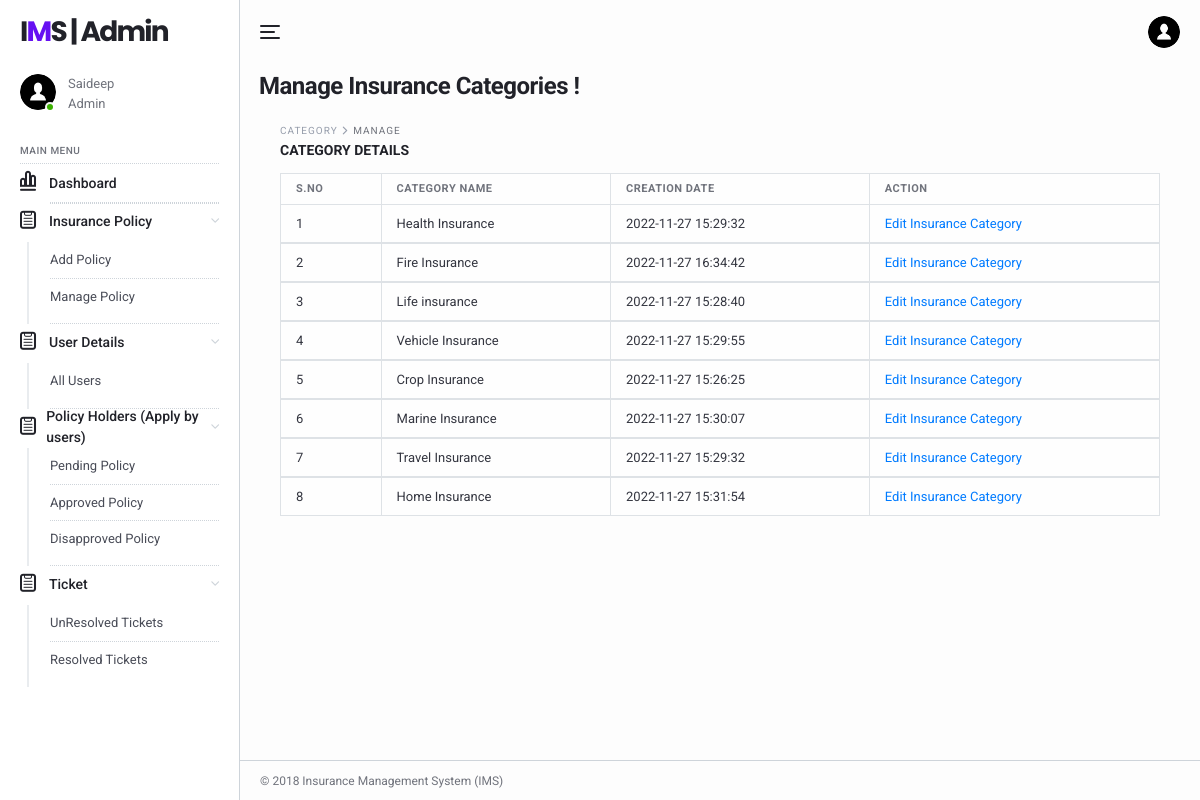
Screenshot of /IMS/admin/manage-categories.php (signed in) with the database file from the repository.
### tables this page shows
CREATE TABLE `tblimsadmin` (
  `ID` int(11) NOT NULL,
  `AdminName` varchar(120) DEFAULT NULL,
  `AdminUsername` varchar(45) DEFAULT NULL,
  `Password` varchar(45) DEFAULT NULL,
  `AdminRegdate` timestamp NULL DEFAULT current_timestamp()
);

CREATE TABLE `category` (
  `ID` int(11) NOT NULL,
  `CategoryName` varchar(45) DEFAULT NULL,
  `CreationDate` timestamp NULL DEFAULT current_timestamp()
);

### IMS/admin/manage-categories.php (the view, shortened to what this page needs)
<?php
include('includes/dbconnection.php');
if (strlen($_SESSION['aid']==0)) {
  header('location:logout.php');
  } else{
?>
<!DOCTYPE html>
<html lang="en">
  <head>
    <link href="../lib/fontawesome-free/css/all.min.css" rel="stylesheet">
    <link href="../lib/ionicons/css/ionicons.min.css" rel="stylesheet">
    <link href="../lib/typicons.font/typicons.css" rel="stylesheet">
    <link href="../lib/morris.js/morris.css" rel="stylesheet">
    <link href="../lib/flag-icon-css/css/flag-icon.min.css" rel="stylesheet">
    <link href="../lib/jqvmap/jqvmap.min.css" rel="stylesheet">
    <link rel="stylesheet" href="../css/azia.css">
  </head>
  <body class="az-body az-body-sidebar">
<?php include_once('includes/sidebar.php');?>
    <div class="az-content az-content-dashboard-two">
<?php include_once('includes/header.php');?>
      <div class="az-content-header d-block d-md-flex">
        <div>
          <h2 class="az-content-title mg-b-5 mg-b-lg-8">Manage Insurance Categories !</h2>
        </div>
      </div>
      <div class="az-content-body">
     <div class="az-content">
      <div class="container">
        <div class="az-content-body">
          <div class="az-content-breadcrumb">
            <span>Category </span>
            <span>Manage</span>
          </div>
          <div class="az-content-label mg-b-5">Category Details</div>
          <div class="table-responsive">
            <table class="table table-bordered mg-b-0">
              <thead>
                <tr>
                  <th>S.NO</th>
                  <th>Category Name</th>
                  <th>Creation Date</th>
                  <th>Action</th>
                </tr>
              </thead>
              <?php
$ret=mysqli_query($con,"select * from category");
$cnt=1;
while ($row=mysqli_fetch_array($ret)) {
?>
              <tbody>
                <tr>
                  <td><?php echo $cnt;?></td>
                  <td><?php  echo $row['CategoryName'];?></td>
                  <td><?php  echo $row['CreationDate'];?></td>
                  <td><a href="editcategory.php?editid=<?php echo $row['ID'];?>">Edit Insurance Category</a>
                </tr>
                <?php
$cnt=$cnt+1;
}?>
              </tbody>
            </table>
          </div>
            </div>
          </div>
        </div>
      </div>
    <?php include_once('includes/footer.php');?>
    </div>
  </body>
</html>
<?php }  ?>

### IMS/admin/includes/sidebar.php
  <div class="az-sidebar">
      <div class="az-sidebar-header">
        <a href="#" class="az-logo">I<span>M</span>S | Admin</a>
      </div>
      <div class="az-sidebar-loggedin">
        <div class="az-img-user online"><img src="../img/user.png" alt=""></div>
        <div class="media-body">
                      <?php
$adminid=$_SESSION['aid'];
$ret=mysqli_query($con,"select AdminName from tblimsadmin where ID='$adminid'");
$row=mysqli_fetch_array($ret);
$name=$row['AdminName'];
?>
                  <span><?php echo $name; ?></span>
          <span>Admin</span>
        </div>
      </div>
      <div class="az-sidebar-body">
        <ul class="nav">
          <li class="nav-label">Main Menu</li>
            <li class="nav-item show">
            <a href="dashboard.php" class="nav-link"><i class="typcn typcn-chart-bar-outline"></i>Dashboard</a>
          </li>
<li class="nav-item show">
<li class="nav-item show">
            <a href="#" class="nav-link with-sub"><i class="typcn typcn-clipboard"></i>Insurance Policy</a>
            <nav class="nav-sub">
              <a href="policyform.php" class="nav-sub-link">Add Policy</a>
              <a href="manage-policyform.php" class="nav-sub-link">Manage Policy</a>
            </nav>
          </li>
          <li class="nav-item show">
            <a href="" class="nav-link with-sub"><i class="typcn typcn-clipboard"></i>User Details</a>
            <nav class="nav-sub">
              <a href="user-detail.php" class="nav-sub-link">All Users</a>
            </nav>
          </li>
<li class="nav-item show">
            <a href="#" class="nav-link with-sub"><i class="typcn typcn-clipboard"></i>Policy Holders (Apply by users)</a>
            <nav class="nav-sub">
              <a href="pending-policy.php" class="nav-sub-link">Pending Policy</a>
            <a href="approve-policy.php" class="nav-sub-link">Approved Policy</a>
            <a href="disapprove-policy.php" class="nav-sub-link">Disapproved Policy</a>
            </nav>
          </li>
          <li class="nav-item show">
            <a href="" class="nav-link with-sub"><i class="typcn typcn-clipboard"></i>Ticket</a>
            <nav class="nav-sub">
              <a href="unresolved-tickets.php" class="nav-sub-link">UnResolved Tickets</a>
              <a href="resolved-tickets.php" class="nav-sub-link">Resolved Tickets</a>
            </nav>
          </li>
        </ul>
      </div>
    </div>

### IMS/admin/includes/header.php (shortened to what this page needs)
<div class="az-header">
       <div class="container-fluid">
         <div class="az-header-left">
           <a href="" id="azSidebarToggle" class="az-header-menu-icon"><span></span></a>
         </div>
         <div class="az-header-right">
           <div class="dropdown az-profile-menu">
             <a href="" class="az-img-user"><img src="../img/user.png" alt=""></a>
           </div>
         </div>
       </div>
     </div>

### IMS/admin/includes/footer.php
<div class="az-footer">
      <div class="container-fluid">
        <span>&copy; 2018 Insurance Management System (IMS)</span>
      </div>
    </div>

### rows the page displays
tblimsadmin: AdminName "Saideep"
category: CategoryName "Health Insurance", CreationDate "2022-11-27 15:29:32"
category: CategoryName "Fire Insurance", CreationDate "2022-11-27 16:34:42"
category: CategoryName "Life insurance", CreationDate "2022-11-27 15:28:40"
category: CategoryName "Vehicle Insurance", CreationDate "2022-11-27 15:29:55"
category: CategoryName "Crop Insurance", CreationDate "2022-11-27 15:26:25"
category: CategoryName "Marine Insurance", CreationDate "2022-11-27 15:30:07"
category: CategoryName "Travel Insurance", CreationDate "2022-11-27 15:29:32"
category: CategoryName "Home Insurance", CreationDate "2022-11-27 15:31:54"
